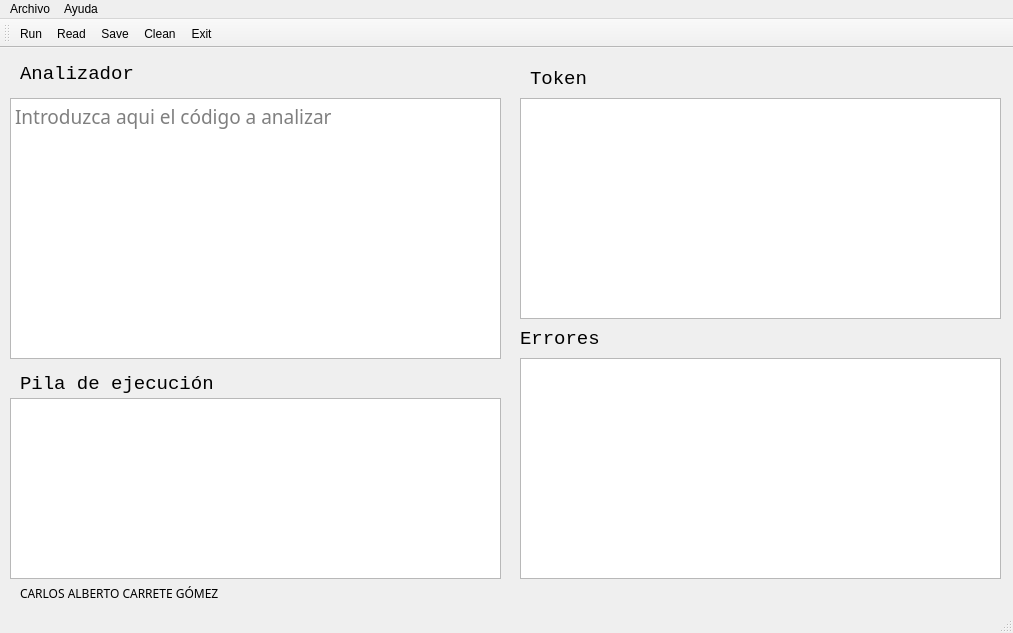
<?xml version="1.0" encoding="UTF-8"?>
<ui version="4.0">
 <class>MainWindow</class>
 <widget class="QMainWindow" name="MainWindow">
  <property name="geometry">
   <rect>
    <x>0</x>
    <y>0</y>
    <width>1013</width>
    <height>633</height>
   </rect>
  </property>
  <property name="windowTitle">
   <string>Carlos Carrete | Instituto Tecnológico de Durango</string>
  </property>
  <property name="styleSheet">
   <string notr="true"/>
  </property>
  <widget class="QWidget" name="centralWidget">
   <widget class="QPlainTextEdit" name="textoAnalizar">
    <property name="geometry">
     <rect>
      <x>10</x>
      <y>50</y>
      <width>491</width>
      <height>261</height>
     </rect>
    </property>
    <property name="font">
     <font>
      <family>Sans Serif</family>
      <pointsize>14</pointsize>
     </font>
    </property>
    <property name="styleSheet">
     <string notr="true">background-image: url(:/img/tcn.png);</string>
    </property>
    <property name="textInteractionFlags">
     <set>Qt::TextEditorInteraction</set>
    </property>
    <property name="placeholderText">
     <string>Introduzca aqui el código a analizar</string>
    </property>
   </widget>
   <widget class="QLabel" name="label">
    <property name="geometry">
     <rect>
      <x>530</x>
      <y>20</y>
      <width>61</width>
      <height>21</height>
     </rect>
    </property>
    <property name="font">
     <font>
      <family>Consolas</family>
      <pointsize>14</pointsize>
     </font>
    </property>
    <property name="text">
     <string>Token</string>
    </property>
   </widget>
   <widget class="QLabel" name="label_2">
    <property name="geometry">
     <rect>
      <x>520</x>
      <y>280</y>
      <width>81</width>
      <height>21</height>
     </rect>
    </property>
    <property name="font">
     <font>
      <family>Consolas</family>
      <pointsize>14</pointsize>
     </font>
    </property>
    <property name="text">
     <string>Errores</string>
    </property>
   </widget>
   <widget class="QPlainTextEdit" name="Token">
    <property name="geometry">
     <rect>
      <x>700</x>
      <y>180</y>
      <width>61</width>
      <height>31</height>
     </rect>
    </property>
    <property name="font">
     <font>
      <family>Consolas</family>
      <pointsize>10</pointsize>
     </font>
    </property>
   </widget>
   <widget class="QTableWidget" name="tableTokens">
    <property name="geometry">
     <rect>
      <x>520</x>
      <y>50</y>
      <width>481</width>
      <height>221</height>
     </rect>
    </property>
   </widget>
   <widget class="QTableWidget" name="tableErrores">
    <property name="geometry">
     <rect>
      <x>520</x>
      <y>310</y>
      <width>481</width>
      <height>221</height>
     </rect>
    </property>
   </widget>
   <widget class="QLabel" name="label_3">
    <property name="geometry">
     <rect>
      <x>20</x>
      <y>10</y>
      <width>471</width>
      <height>31</height>
     </rect>
    </property>
    <property name="font">
     <font>
      <family>Consolas</family>
      <pointsize>14</pointsize>
     </font>
    </property>
    <property name="text">
     <string>Analizador</string>
    </property>
   </widget>
   <widget class="QLabel" name="label_4">
    <property name="geometry">
     <rect>
      <x>20</x>
      <y>320</y>
      <width>471</width>
      <height>31</height>
     </rect>
    </property>
    <property name="font">
     <font>
      <family>Consolas</family>
      <pointsize>14</pointsize>
     </font>
    </property>
    <property name="text">
     <string>Pila de ejecución</string>
    </property>
   </widget>
   <widget class="QPlainTextEdit" name="txtPila">
    <property name="geometry">
     <rect>
      <x>10</x>
      <y>350</y>
      <width>491</width>
      <height>181</height>
     </rect>
    </property>
    <property name="font">
     <font>
      <family>Sans Serif</family>
      <pointsize>8</pointsize>
     </font>
    </property>
    <property name="textInteractionFlags">
     <set>Qt::TextSelectableByKeyboard|Qt::TextSelectableByMouse</set>
    </property>
   </widget>
   <widget class="QLabel" name="label_5">
    <property name="geometry">
     <rect>
      <x>20</x>
      <y>530</y>
      <width>471</width>
      <height>31</height>
     </rect>
    </property>
    <property name="font">
     <font>
      <family>Sans Serif</family>
      <pointsize>9</pointsize>
     </font>
    </property>
    <property name="text">
     <string>CARLOS ALBERTO CARRETE GÓMEZ </string>
    </property>
   </widget>
  </widget>
  <widget class="QMenuBar" name="menuBar">
   <property name="geometry">
    <rect>
     <x>0</x>
     <y>0</y>
     <width>1013</width>
     <height>22</height>
    </rect>
   </property>
   <widget class="QMenu" name="menuFile">
    <property name="title">
     <string>Archivo</string>
    </property>
    <addaction name="actionRun"/>
    <addaction name="actionRead"/>
    <addaction name="actionClean"/>
    <addaction name="actionSave"/>
    <addaction name="actionExit"/>
   </widget>
   <widget class="QMenu" name="menuAyuda">
    <property name="title">
     <string>Ayuda</string>
    </property>
    <addaction name="actionInformaci_n"/>
   </widget>
   <addaction name="menuFile"/>
   <addaction name="menuAyuda"/>
  </widget>
  <widget class="QStatusBar" name="statusBar"/>
  <widget class="QToolBar" name="toolBar">
   <property name="windowTitle">
    <string>toolBar</string>
   </property>
   <attribute name="toolBarArea">
    <enum>TopToolBarArea</enum>
   </attribute>
   <attribute name="toolBarBreak">
    <bool>false</bool>
   </attribute>
   <addaction name="actionRun"/>
   <addaction name="actionRead"/>
   <addaction name="actionSave"/>
   <addaction name="actionClean"/>
   <addaction name="actionExit"/>
  </widget>
  <action name="actionAbrir">
   <property name="text">
    <string>Abrir</string>
   </property>
  </action>
  <action name="actionRun">
   <property name="icon">
    <iconset resource="images.qrc">
     <normaloff>:/img/play-button-arrowhead.png</normaloff>:/img/play-button-arrowhead.png</iconset>
   </property>
   <property name="text">
    <string>Run</string>
   </property>
   <property name="shortcut">
    <string>Ctrl+Return</string>
   </property>
  </action>
  <action name="actionRead">
   <property name="icon">
    <iconset resource="images.qrc">
     <normaloff>:/img/folder.png</normaloff>:/img/folder.png</iconset>
   </property>
   <property name="text">
    <string>Read</string>
   </property>
  </action>
  <action name="actionClean">
   <property name="icon">
    <iconset resource="images.qrc">
     <normaloff>:/img/rubber.png</normaloff>:/img/rubber.png</iconset>
   </property>
   <property name="text">
    <string>Clean</string>
   </property>
  </action>
  <action name="actionSave">
   <property name="icon">
    <iconset resource="images.qrc">
     <normaloff>:/img/save-icon-silhouette.png</normaloff>:/img/save-icon-silhouette.png</iconset>
   </property>
   <property name="text">
    <string>Save</string>
   </property>
  </action>
  <action name="actionExit">
   <property name="icon">
    <iconset resource="images.qrc">
     <normaloff>:/img/cancel.png</normaloff>:/img/cancel.png</iconset>
   </property>
   <property name="text">
    <string>Exit</string>
   </property>
  </action>
  <action name="actionInformaci_n">
   <property name="text">
    <string>Información</string>
   </property>
  </action>
 </widget>
 <layoutdefault spacing="6" margin="11"/>
 <resources>
  <include location="images.qrc"/>
 </resources>
 <connections/>
</ui>
